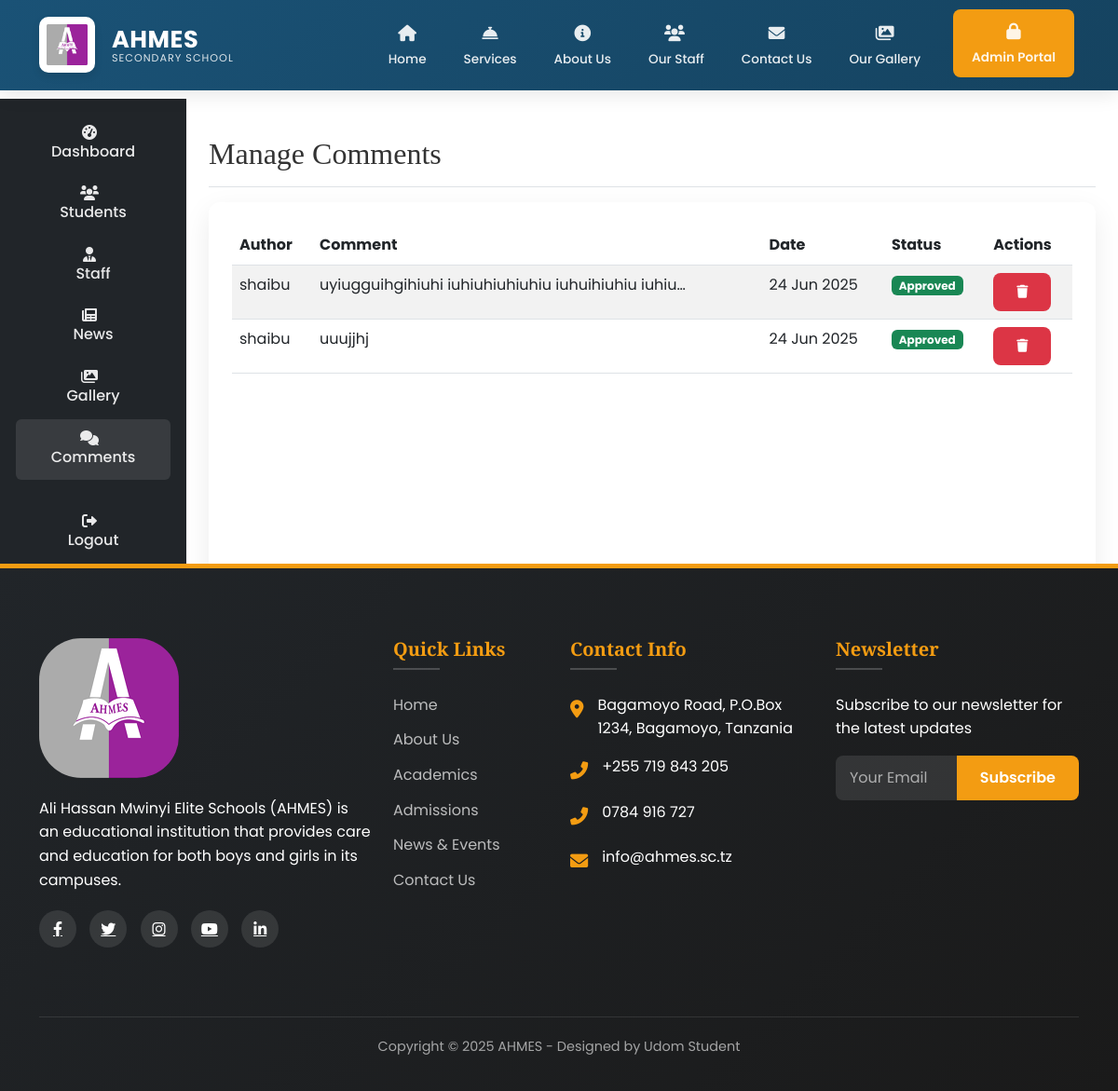
The page /ad/comments/ (signed in) on the database as committed earlier.
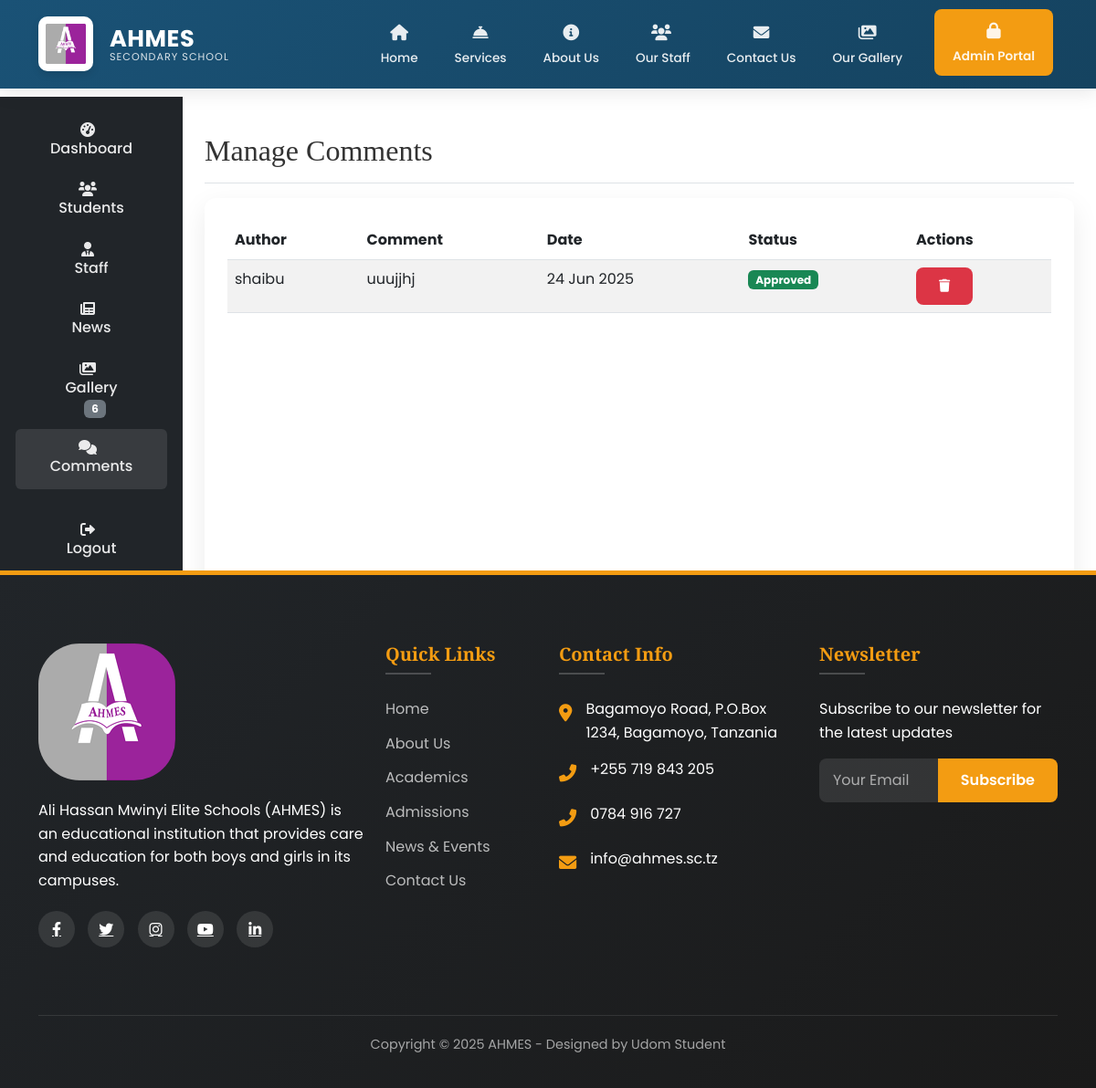
The same page on the database as committed later.
### main/models.py (models this page shows, shortened)
class Comment(models.Model):
    content = models.TextField()
    author_name = models.CharField(max_length=100, blank=True)
    author_email = models.EmailField(blank=True)
    created_at = models.DateTimeField(auto_now_add=True)
    is_approved = models.BooleanField(default=False)
    class Meta:
        ordering = ['-created_at']
        verbose_name = 'Comment'
        verbose_name_plural = 'Comments'

### main/views.py (the view)
# urls.py: path('ad/comments/', views.manage_comments, name='manage_comments'),
@login_required
@user_passes_test(is_admin)
def manage_comments(request):
    comments = Comment.objects.all().order_by('-created_at')
    return render(request, 'main/manage_comments.html', {'comments': comments})

### main/context_processors.py (called while the page is built)
def admin_counts(request):
    if request.user.is_authenticated and request.user.is_admin:
        return {
            'pending_comments': Comment.objects.filter(is_approved=False).count(),
            'gallery_count': Gallery.objects.count(),
        }
    return {}

### main/views.py (called while the page is built)
def is_admin(user):
    return user.is_authenticated and user.is_admin

### main/templates/main/manage_comments.html (shortened to what this page needs)
{% extends 'main/base.html' %}
{% load static %}
{% block content %}
<div class="container-fluid">
  <div class="row">
    {% include 'main/sidebar.html' %}
    <main class="col-md-9 ms-sm-auto col-lg-10 px-md-4 py-4">
      <div class="d-flex justify-content-between flex-wrap flex-md-nowrap align-items-center pt-3 pb-2 mb-3 border-bottom">
        <h1 class="h2">Manage Comments</h1>
      </div>
      <div class="card">
        <div class="card-body">
          <div class="table-responsive">
            <table class="table table-striped table-hover">
              <thead>
                <tr>
                  <th>Author</th>
                  <th>Comment</th>
                  <th>Date</th>
                  <th>Status</th>
                  <th>Actions</th>
                </tr>
              </thead>
              <tbody>
                {% for comment in comments %}
                <tr>
                  <td>
                    {% if comment.author_name %}
                    {{ comment.author_name }}
                    {% else %}
                    Anonymous
                    {% endif %}
                  </td>
                  <td>{{ comment.content|truncatechars:50 }}</td>
                  <td>{{ comment.created_at|date:"d M Y" }}</td>
                  <td>
                    {% if comment.is_approved %}
                    <span class="badge bg-success">Approved</span>
                    {% else %}
                    <span class="badge bg-warning text-dark">Pending</span>
                    {% endif %}
                  </td>
                  <td>
                    <a href="{% url 'delete_comment' comment.pk %}" class="btn btn-sm btn-danger">
                      <i class="fas fa-trash"></i>
                    </a>
                  </td>
                </tr>
                {% empty %}
                <tr>
                  <td colspan="5" class="text-center">No comments found</td>
                </tr>
                {% endfor %}
              </tbody>
            </table>
          </div>
        </div>
      </div>
    </main>
  </div>
</div>
{% endblock %}

Rows that differ between the two databases and show on the page:
removed Comment: author_name "shaibu", content "uyiugguihgihiuhi iuhiuhiuhiuhiu iuhuihiuhiu iuhiu…", created_at "24 Jun 2025", is_approved "Approved"
Other text that changed with them:
{{ gallery_count }}: (not shown) → "6"
